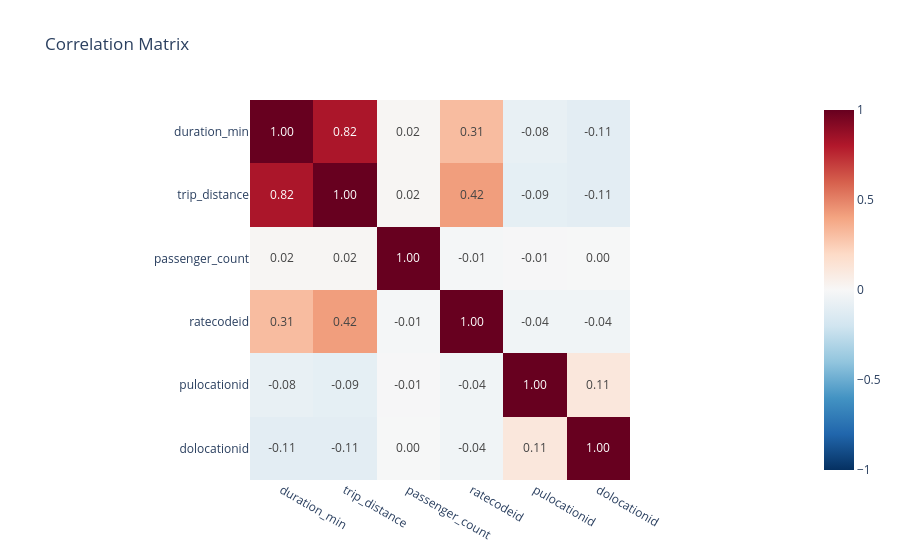

Notebook cell for this chart:
### Code cell
import plotly.express as px

corr = df_clean[cols].corr()

px.imshow(corr, text_auto='.2f', color_continuous_scale='RdBu_r', zmin=-1, zmax=1,
          title='Correlation Matrix')

### Figure 1 — Plotly figure (JSON) as saved in the notebook; plotly's stock layout.template omitted (floating-point values rounded to 4 significant figures)
{"data": [{"coloraxis": "coloraxis", "hovertemplate": "x: %{x}<br>y: %{y}<br>color: %{z}<extra></extra>", "name": "0", "texttemplate": "%{z:.2f}", "type": "heatmap", "x": ["duration_min", "trip_distance", "passenger_count", "ratecodeid", "pulocationid", "dolocationid"], "xaxis": "x", "y": ["duration_min", "trip_distance", "passenger_count", "ratecodeid", "pulocationid", "dolocationid"], "yaxis": "y", "z": [[1.0, 0.8195, 0.01616, 0.3134, -0.07766, -0.1057], [0.8195, 1.0, 0.01622, 0.4203, -0.09413, -0.1078], [0.01616, 0.01622, 1.0, -0.01323, -0.006871, -0.004628], [0.3134, 0.4203, -0.01323, 1.0, -0.03879, -0.03748], [-0.07766, -0.09413, -0.006871, -0.03879, 1.0, 0.1138], [-0.1057, -0.1078, -0.004628, -0.03748, 0.1138, 1.0]]}], "layout": {"coloraxis": {"autocolorscale": false, "cmax": 1, "cmin": -1, "colorscale": [[0, "rgb(5,48,97)"], [0.1, "rgb(33,102,172)"], [0.2, "rgb(67,147,195)"], [0.3, "rgb(146,197,222)"], [0.4, "rgb(209,229,240)"], [0.5, "rgb(247,247,247)"], [0.6, "rgb(253,219,199)"], [0.7, "rgb(244,165,130)"], [0.8, "rgb(214,96,77)"], [0.9, "rgb(178,24,43)"], [1, "rgb(103,0,31)"]]}, "title": {"text": "Correlation Matrix"}, "xaxis": {"anchor": "y", "constrain": "domain", "domain": [0, 1], "scaleanchor": "y"}, "yaxis": {"anchor": "x", "autorange": "reversed", "constrain": "domain", "domain": [0, 1]}}}
